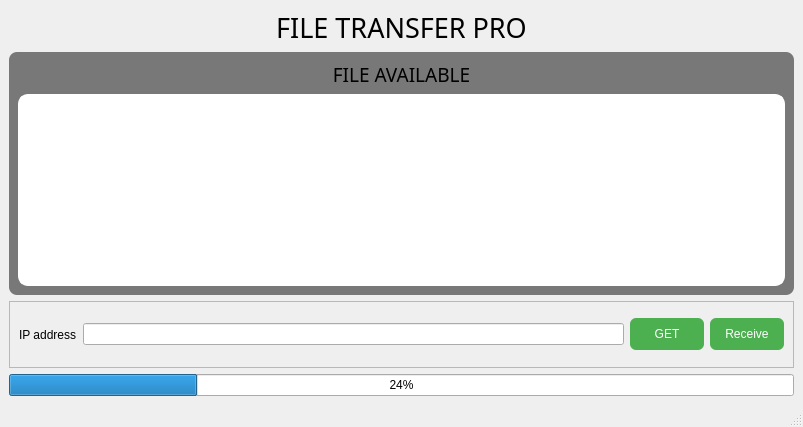
<?xml version="1.0" encoding="UTF-8"?>
<ui version="4.0">
 <class>MainWindow</class>
 <widget class="QMainWindow" name="MainWindow">
  <property name="geometry">
   <rect>
    <x>0</x>
    <y>0</y>
    <width>803</width>
    <height>427</height>
   </rect>
  </property>
  <property name="windowTitle">
   <string>MainWindow</string>
  </property>
  <widget class="QWidget" name="centralwidget">
   <layout class="QVBoxLayout" name="verticalLayout">
    <item>
     <widget class="QLabel" name="titleLabel">
      <property name="sizePolicy">
       <sizepolicy hsizetype="Preferred" vsizetype="Fixed">
        <horstretch>0</horstretch>
        <verstretch>0</verstretch>
       </sizepolicy>
      </property>
      <property name="font">
       <font>
        <family>Showcard Gothic</family>
        <pointsize>20</pointsize>
       </font>
      </property>
      <property name="text">
       <string>FILE TRANSFER PRO</string>
      </property>
      <property name="alignment">
       <set>Qt::AlignmentFlag::AlignCenter</set>
      </property>
     </widget>
    </item>
    <item>
     <widget class="QFrame" name="frame">
      <property name="styleSheet">
       <string notr="true">background:rgb(120, 120, 120);
border-radius:8px</string>
      </property>
      <property name="frameShape">
       <enum>QFrame::Shape::StyledPanel</enum>
      </property>
      <property name="frameShadow">
       <enum>QFrame::Shadow::Raised</enum>
      </property>
      <layout class="QVBoxLayout" name="verticalLayout_3">
       <item>
        <layout class="QVBoxLayout" name="verticalLayout_2">
         <item>
          <widget class="QLabel" name="label">
           <property name="font">
            <font>
             <family>Stencil</family>
             <pointsize>14</pointsize>
             <bold>false</bold>
            </font>
           </property>
           <property name="text">
            <string>FILE AVAILABLE</string>
           </property>
           <property name="alignment">
            <set>Qt::AlignmentFlag::AlignCenter</set>
           </property>
          </widget>
         </item>
         <item>
          <widget class="QListWidget" name="requestList">
           <property name="sizePolicy">
            <sizepolicy hsizetype="Preferred" vsizetype="Preferred">
             <horstretch>0</horstretch>
             <verstretch>0</verstretch>
            </sizepolicy>
           </property>
           <property name="styleSheet">
            <string notr="true">    border: 3px solid #ffffff;
    border-radius: 10px;
    background-color: #fff;
 color:#000;</string>
           </property>
          </widget>
         </item>
        </layout>
       </item>
      </layout>
     </widget>
    </item>
    <item>
     <widget class="QFrame" name="frame_2">
      <property name="sizePolicy">
       <sizepolicy hsizetype="Preferred" vsizetype="Expanding">
        <horstretch>0</horstretch>
        <verstretch>0</verstretch>
       </sizepolicy>
      </property>
      <property name="frameShape">
       <enum>QFrame::Shape::StyledPanel</enum>
      </property>
      <property name="frameShadow">
       <enum>QFrame::Shadow::Raised</enum>
      </property>
      <layout class="QHBoxLayout" name="horizontalLayout_3">
       <item>
        <widget class="QLabel" name="host_ip">
         <property name="text">
          <string>IP address</string>
         </property>
        </widget>
       </item>
       <item>
        <widget class="QLineEdit" name="hostIPadd"/>
       </item>
       <item>
        <widget class="QPushButton" name="getBtn">
         <property name="sizePolicy">
          <sizepolicy hsizetype="Fixed" vsizetype="Fixed">
           <horstretch>0</horstretch>
           <verstretch>0</verstretch>
          </sizepolicy>
         </property>
         <property name="styleSheet">
          <string notr="true">QPushButton {
    background-color: #4CAF50;
    color: white;
    border-radius: 6px;
    padding: 6px 12px;
	min-width:50px;
	min-height:20px;
}

QPushButton:hover {
    background-color: #45a049;
}

QPushButton:pressed {
    background-color: #3e8e41;
}
</string>
         </property>
         <property name="text">
          <string>GET</string>
         </property>
        </widget>
       </item>
       <item>
        <widget class="QPushButton" name="receiveBtn">
         <property name="sizePolicy">
          <sizepolicy hsizetype="Fixed" vsizetype="Fixed">
           <horstretch>0</horstretch>
           <verstretch>0</verstretch>
          </sizepolicy>
         </property>
         <property name="layoutDirection">
          <enum>Qt::LayoutDirection::LeftToRight</enum>
         </property>
         <property name="styleSheet">
          <string notr="true">QPushButton {
    background-color: #4CAF50;
    color: white;
    border-radius: 6px;
    padding: 6px 12px;
	min-width:50px;
	min-height:20px;
}

QPushButton:hover {
    background-color: #45a049;
}

QPushButton:pressed {
    background-color: #3e8e41;
}
</string>
         </property>
         <property name="text">
          <string>Receive</string>
         </property>
        </widget>
       </item>
      </layout>
     </widget>
    </item>
    <item>
     <widget class="QProgressBar" name="progressBar">
      <property name="value">
       <number>24</number>
      </property>
     </widget>
    </item>
   </layout>
  </widget>
  <widget class="QStatusBar" name="statusbar"/>
 </widget>
 <resources/>
 <connections/>
</ui>
